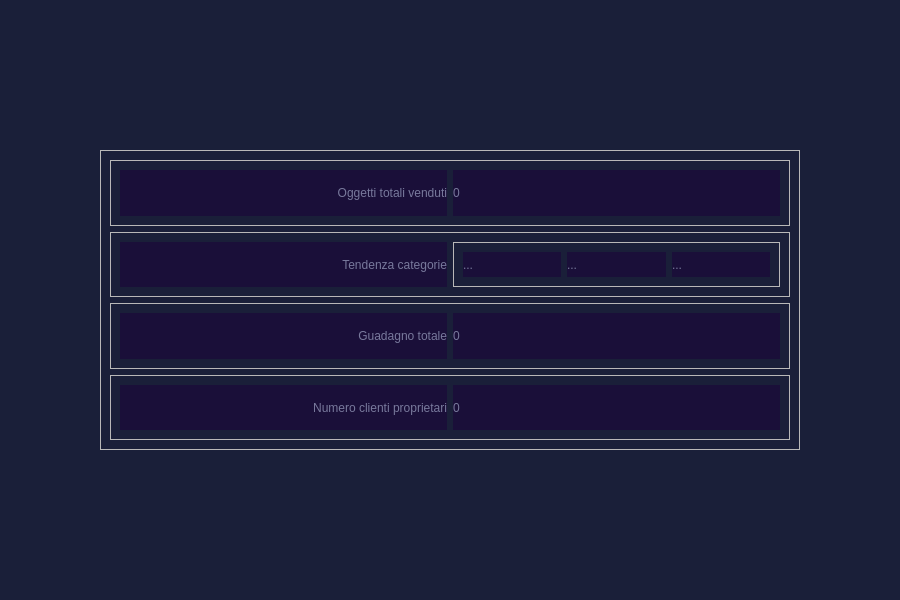
<?xml version="1.0" encoding="UTF-8"?>
<ui version="4.0">
 <class>Prodotti</class>
 <widget class="QWidget" name="Prodotti">
  <property name="geometry">
   <rect>
    <x>0</x>
    <y>0</y>
    <width>900</width>
    <height>600</height>
   </rect>
  </property>
  <property name="windowTitle">
   <string>Form</string>
  </property>
  <property name="styleSheet">
   <string notr="true">#Prodotti{
	background-color:#1a1f39;
}
QLabel{
	color:#78799c;
	background-color:#1a0f39;
}</string>
  </property>
  <layout class="QHBoxLayout" name="horizontalLayout">
   <item>
    <widget class="QFrame" name="frame">
     <property name="maximumSize">
      <size>
       <width>700</width>
       <height>300</height>
      </size>
     </property>
     <property name="frameShape">
      <enum>QFrame::StyledPanel</enum>
     </property>
     <property name="frameShadow">
      <enum>QFrame::Raised</enum>
     </property>
     <layout class="QVBoxLayout" name="verticalLayout_2">
      <item>
       <widget class="QFrame" name="frame_6">
        <property name="frameShape">
         <enum>QFrame::StyledPanel</enum>
        </property>
        <property name="frameShadow">
         <enum>QFrame::Raised</enum>
        </property>
        <layout class="QHBoxLayout" name="horizontalLayout_5">
         <item>
          <widget class="QLabel" name="label_10">
           <property name="text">
            <string>Oggetti totali venduti</string>
           </property>
           <property name="alignment">
            <set>Qt::AlignRight|Qt::AlignTrailing|Qt::AlignVCenter</set>
           </property>
          </widget>
         </item>
         <item>
          <widget class="QLabel" name="label_9">
           <property name="text">
            <string>0</string>
           </property>
          </widget>
         </item>
        </layout>
       </widget>
      </item>
      <item>
       <widget class="QFrame" name="frame_5">
        <property name="frameShape">
         <enum>QFrame::StyledPanel</enum>
        </property>
        <property name="frameShadow">
         <enum>QFrame::Raised</enum>
        </property>
        <layout class="QHBoxLayout" name="horizontalLayout_4">
         <item>
          <widget class="QLabel" name="label_8">
           <property name="text">
            <string>Tendenza categorie</string>
           </property>
           <property name="alignment">
            <set>Qt::AlignRight|Qt::AlignTrailing|Qt::AlignVCenter</set>
           </property>
          </widget>
         </item>
         <item>
          <widget class="QFrame" name="frame_7">
           <property name="frameShape">
            <enum>QFrame::StyledPanel</enum>
           </property>
           <property name="frameShadow">
            <enum>QFrame::Raised</enum>
           </property>
           <layout class="QHBoxLayout" name="horizontalLayout_6">
            <item>
             <widget class="QLabel" name="cat1">
              <property name="text">
               <string>...</string>
              </property>
             </widget>
            </item>
            <item>
             <widget class="QLabel" name="cat2">
              <property name="text">
               <string>...</string>
              </property>
             </widget>
            </item>
            <item>
             <widget class="QLabel" name="cat3">
              <property name="text">
               <string>...</string>
              </property>
             </widget>
            </item>
           </layout>
          </widget>
         </item>
        </layout>
       </widget>
      </item>
      <item>
       <widget class="QFrame" name="frame_4">
        <property name="frameShape">
         <enum>QFrame::StyledPanel</enum>
        </property>
        <property name="frameShadow">
         <enum>QFrame::Raised</enum>
        </property>
        <layout class="QHBoxLayout" name="horizontalLayout_3">
         <item>
          <widget class="QLabel" name="label_6">
           <property name="text">
            <string>Guadagno totale</string>
           </property>
           <property name="alignment">
            <set>Qt::AlignRight|Qt::AlignTrailing|Qt::AlignVCenter</set>
           </property>
          </widget>
         </item>
         <item>
          <widget class="QLabel" name="label_5">
           <property name="text">
            <string>0</string>
           </property>
          </widget>
         </item>
        </layout>
       </widget>
      </item>
      <item>
       <widget class="QFrame" name="frame_3">
        <property name="frameShape">
         <enum>QFrame::StyledPanel</enum>
        </property>
        <property name="frameShadow">
         <enum>QFrame::Raised</enum>
        </property>
        <layout class="QHBoxLayout" name="horizontalLayout_2">
         <item>
          <widget class="QLabel" name="label_4">
           <property name="text">
            <string>Numero clienti proprietari</string>
           </property>
           <property name="alignment">
            <set>Qt::AlignRight|Qt::AlignTrailing|Qt::AlignVCenter</set>
           </property>
          </widget>
         </item>
         <item>
          <widget class="QLabel" name="label_3">
           <property name="text">
            <string>0</string>
           </property>
          </widget>
         </item>
        </layout>
       </widget>
      </item>
     </layout>
    </widget>
   </item>
  </layout>
 </widget>
 <resources>
  <include location="../resources.qrc"/>
 </resources>
 <connections/>
</ui>
